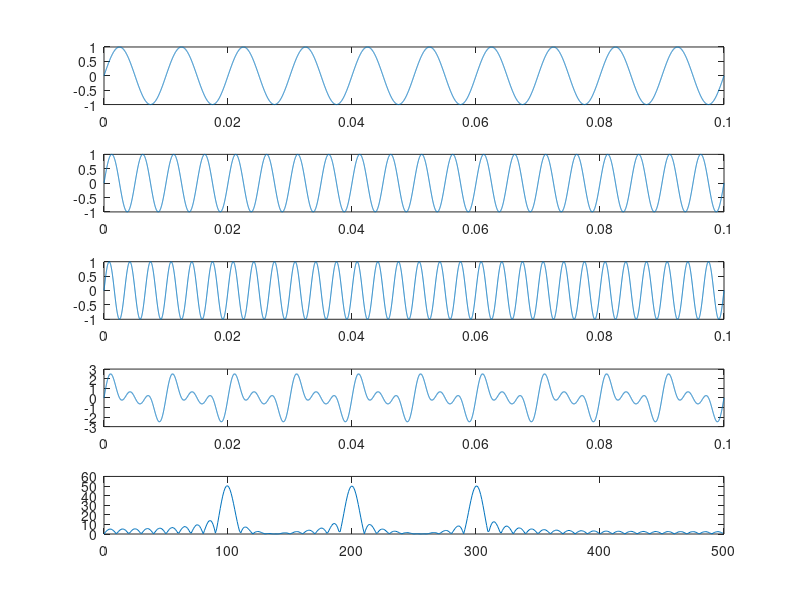
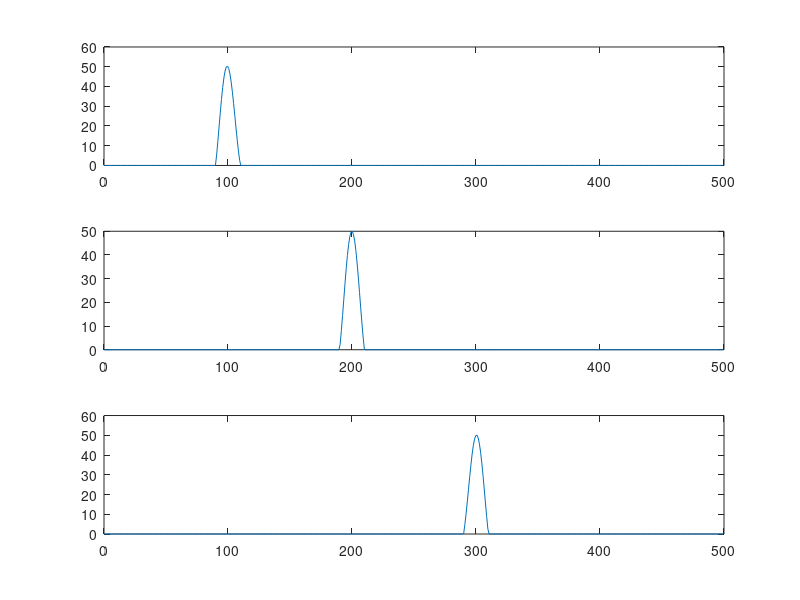
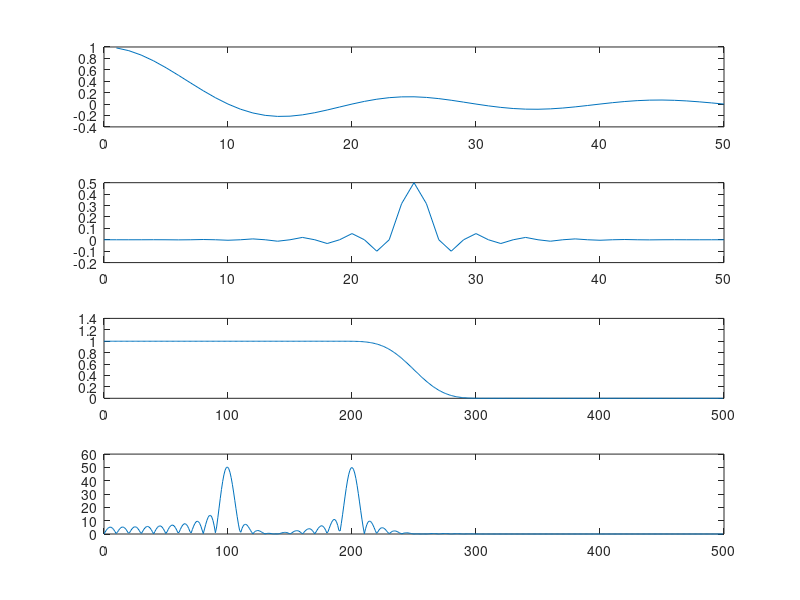

The MATLAB source for these figures, in order:
Fs = 1000;
t = 0:1/Fs:0.1;

f = 100;
x = sin(2*pi*t*f);
nfft = 1024;
X = fft(x,nfft);
X = X(1:nfft/2);
mx = abs(X);
f = (0:nfft/2-1)*Fs/nfft;

t2 = 0:1/(100*Fs):0.1;
f5 = 100;
x5 = sin(2*pi*t2*f5);
nfft5 = 1024;
X5 = fft(x5,nfft5);
X5 = X5(1:nfft5/2);
mx5 = abs(X5);
f5 = (0:nfft5/2-1)*Fs/nfft5;
figure(1);
subplot(5,1,1);
plot(t2,x5)

f2 = 200;
x2 = sin(2*pi*t*f2);
nfft2 = 1024;
X2 = fft(x2,nfft2);
X2 = X2(1:nfft2/2);
mx2 = abs(X2);
f2 = (0:nfft2/2-1)*Fs/nfft2;

f6 = 200;
x6 = sin(2*pi*t2*f6);
nfft6 = 1024;
X6 = fft(x6,nfft6);
X6 = X6(1:nfft6/2);
mx6 = abs(X6);
f6 = (0:nfft6/2-1)*Fs/nfft6;
subplot(5,1,2);
plot(t2,x6)

f3 = 300;
x3 = sin(2*pi*t*f3);
nfft3 = 1024;
X3 = fft(x3,nfft3);
X3 = X3(1:nfft3/2);
mx3 = abs(X3);
f3 = (0:nfft3/2-1)*Fs/nfft3;

f7 = 300;
x7 = sin(2*pi*t2*f7);
nfft7 = 1024;
X7 = fft(x7,nfft7);
X7 = X7(1:nfft7/2);
mx7 = abs(X7);
f7 = (0:nfft7/2-1)*Fs/nfft7;
subplot(5,1,3);
plot(t2,x7)

x4 = x + x2 + x3;
nfft4 = 1024;
X4 = fft(x4,nfft4);
X4 = X4(1:nfft4/2);
mx4 = abs(X4);
f4 = (0:nfft4/2-1)*Fs/nfft4;

x8 = x5 + x6 + x7;
nfft8 = 1024;
X8 = fft(x8,nfft8);
X8 = X8(1:nfft8/2);
mx8 = abs(X8);
f8 = (0:nfft8/2-1)*Fs/nfft8;
subplot(5,1,4);
plot(t2,x8)

subplot(5,1,5);
plot(f4,mx4)

fil = (f4 > 90 & f4 < 110);
mx4temp = mx4;
mx4temp(not(fil)) = 0;
figure(2);
subplot(3,1,1);
plot(f4,mx4temp)

fil2 = (f4 > 190 & f4 < 210);
mx4temp2 = mx4;
mx4temp2(not(fil2)) = 0;
subplot(3,1,2);
plot(f4,mx4temp2)

fil3 = (f4 > 290 & f4 < 310);
mx4temp3 = mx4;
mx4temp3(not(fil3)) = 0;
subplot(3,1,3);
plot(f4,mx4temp3)

%---Sinc Filter Examples---%

n = 0:1:50;
sf = (sin(pi*0.1.*n))./(pi*0.1.*n);

figure(3)
subplot(4,1,1);
plot(n,sf)

sf1 = 2 * 0.25 * sinc(2 * 0.25 * (n - ((51 - 1) / 2)));
 
wn1 = 0.42 - (0.5 * cos((2 * pi * n)/(51 - 1))) + (0.08 * cos((4 * pi * n)/(51 - 1)));

ws1 = sf1 .* wn1;

subplot(4,1,2);
plot(n,ws1)

nfft9 = 1024;
X9 = fft(ws1,nfft9);
X9 = X9(1:nfft9/2);
mx9 = abs(X9);
f9 = (0:nfft9/2-1)*Fs/nfft9;

subplot(4,1,3);
plot(f9,mx9)

filsig = mx9.*mx4;
subplot(4,1,4);
plot(f4,filsig)

%---Filter attempt 1---%

%i = 1;

%while i <= 512
 %   if rectangularPulse(95,115,i) == 0    
 %       mx4(i) = rectangularPulse(95,115,i);
 %   end
 %   i = i + 1;
%end
%subplot(5,1,5);
%plot(f4,mx4)

%if (mx4
%    mx4 = 0;
%end

%figure(2);
%plot(f4,mx4)

%---Working solutions---%

%xfft = Fs.*(0:nfft4/2-1)/nfft4;

%cut_off = 650/Fs/2;
%order = 32;

%h = fir1(order,cut_off);

%fh = fft(h,nfft4);
%fh = fh(1:nfft4/2);

%mul = fh.*X4;

%figure(2);
%subplot(4,1,1);
%plot(xfft,abs(X4/max(X4)));
%subplot(4,1,2);
%plot(xfft,abs(fh/max(fh)));
%subplot(4,1,3);
%plot(abs(mul/max(mul)));

%con = conv(x4,h);

%subplot(4,1,4);
%plot(con);